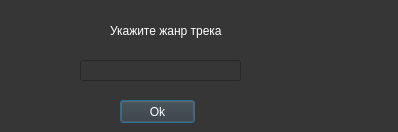
<?xml version="1.0" encoding="UTF-8"?>
<ui version="4.0">
 <class>Dialog</class>
 <widget class="QDialog" name="Dialog">
  <property name="geometry">
   <rect>
    <x>0</x>
    <y>0</y>
    <width>398</width>
    <height>132</height>
   </rect>
  </property>
  <property name="windowTitle">
   <string>Dialog</string>
  </property>
  <property name="styleSheet">
   <string notr="true">background-color: rgb(54, 54, 54);</string>
  </property>
  <widget class="QLabel" name="label">
   <property name="geometry">
    <rect>
     <x>110</x>
     <y>20</y>
     <width>131</width>
     <height>21</height>
    </rect>
   </property>
   <property name="styleSheet">
    <string notr="true">color: rgb(255, 255, 255);</string>
   </property>
   <property name="text">
    <string>Укажите жанр трека</string>
   </property>
  </widget>
  <widget class="QLineEdit" name="lineEdit">
   <property name="geometry">
    <rect>
     <x>80</x>
     <y>60</y>
     <width>161</width>
     <height>21</height>
    </rect>
   </property>
   <property name="styleSheet">
    <string notr="true">color: rgb(255, 255, 255);</string>
   </property>
  </widget>
  <widget class="QPushButton" name="pushButton">
   <property name="geometry">
    <rect>
     <x>120</x>
     <y>100</y>
     <width>75</width>
     <height>23</height>
    </rect>
   </property>
   <property name="styleSheet">
    <string notr="true">color: rgb(255, 255, 255);</string>
   </property>
   <property name="text">
    <string>Ok</string>
   </property>
  </widget>
 </widget>
 <resources/>
 <connections/>
</ui>
